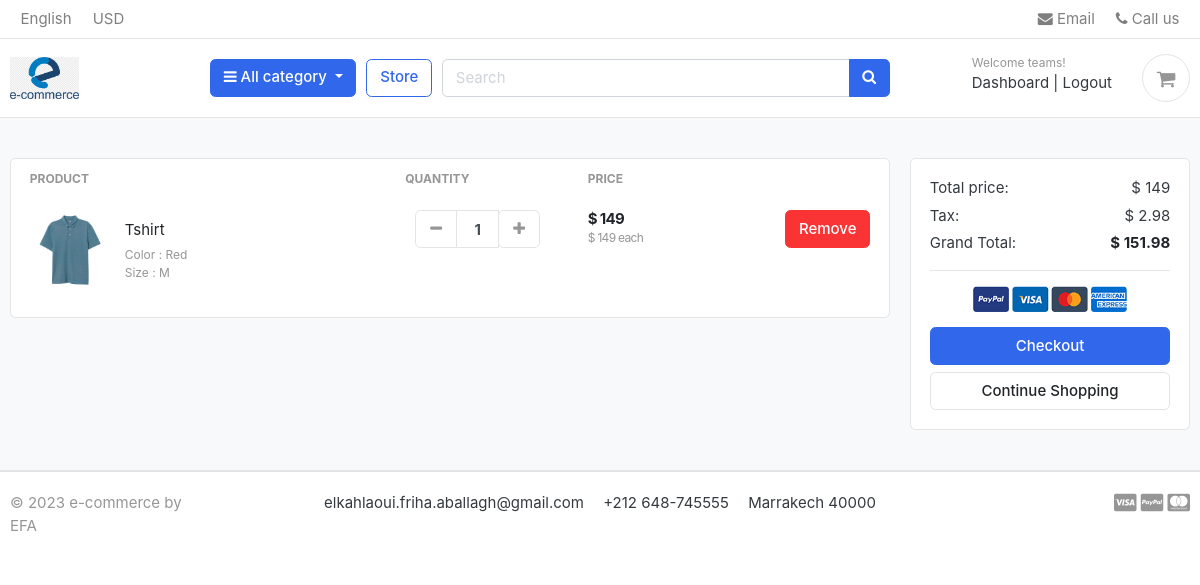
Screenshot of /cart/ (signed in) with the database file from the repository.
### accounts/models.py (models this page shows, shortened)
class Account(AbstractBaseUser):
    first_name      = models.CharField(max_length=50)
    last_name       = models.CharField(max_length=50)
    username        = models.CharField(max_length=50, unique=True)
    email           = models.EmailField(max_length=100, unique=True)
    phone_number    = models.CharField(max_length=50)
    date_joined     = models.DateTimeField(auto_now_add=True)
    last_login      = models.DateTimeField(auto_now_add=True)
    is_admin        = models.BooleanField(default=False)
    is_staff        = models.BooleanField(default=False)
    is_active        = models.BooleanField(default=False)
    is_superadmin        = models.BooleanField(default=False)
    USERNAME_FIELD = 'email'
    REQUIRED_FIELDS = ['username', 'first_name', 'last_name']
    objects = MyAccountManager()

### carts/models.py (models this page shows, shortened)
class CartItem(models.Model):
    user = models.ForeignKey(Account, on_delete=models.CASCADE, null=True)
    product = models.ForeignKey(Product, on_delete=models.CASCADE)
    variations = models.ManyToManyField(Variation, blank=True)
    cart    = models.ForeignKey(Cart, on_delete=models.CASCADE, null=True)
    quantity = models.IntegerField()
    is_active = models.BooleanField(default=True)
    def sub_total(self):
        return self.product.price * self.quantity

### store/models.py (models this page shows, shortened)
class Product(models.Model):
    product_name    = models.CharField(max_length=200, unique=True)
    slug            = models.SlugField(max_length=200, unique=True)
    description     = models.TextField(max_length=500, blank=True)
    price           = models.IntegerField()
    images          = models.ImageField(upload_to='photos/products')
    stock           = models.IntegerField()
    is_available    = models.BooleanField(default=True)
    category        = models.ForeignKey(Category, on_delete=models.CASCADE)
    created_date    = models.DateTimeField(auto_now_add=True)
    modified_date   = models.DateTimeField(auto_now=True)
    def get_url(self):
        return reverse('product_detail', args=[self.category.slug, self.slug])

class Variation(models.Model):
    product = models.ForeignKey(Product, on_delete=models.CASCADE)
    variation_category = models.CharField(max_length=100, choices=variation_category_choice)
    variation_value     = models.CharField(max_length=100)
    is_active           = models.BooleanField(default=True)
    created_date        = models.DateTimeField(auto_now=True)
    objects = VariationManager()

### carts/views.py (the view)
# urls.py: path('cart/', include('carts.urls')),
def cart(request, total=0, quantity=0, cart_items=None):
    try:
        tax = 0
        grand_total = 0
        if request.user.is_authenticated:
            cart_items = CartItem.objects.filter(user=request.user, is_active=True)
        else:
            cart = Cart.objects.get(cart_id=_cart_id(request))
            cart_items = CartItem.objects.filter(cart=cart, is_active=True)
        for cart_item in cart_items:
            total += (cart_item.product.price * cart_item.quantity)
            quantity += cart_item.quantity
        tax = (2 * total)/100
        grand_total = total + tax
    except ObjectDoesNotExist:
        pass #just ignore
    context = {
        'total': total,
        'quantity': quantity,
        'cart_items': cart_items,
        'tax'       : tax,
        'grand_total': grand_total,
    }
    return render(request, 'store/cart.html', context)

### templates/store/cart.html (shortened to what this page needs)
{% extends 'base.html' %}
{% load static %}
{% block content %}
<section class="section-content padding-y bg">
<div class="container">
{% if not cart_items %}
	<h2 class="text-center">Your Shopping Cart is Empty</h2>
	<br>
	<div class="text-center">
		<a href="{% url 'store' %}" class="btn btn-primary">Continue Shopping</a>
	</div>
{% else %}
<div class="row">
	<aside class="col-lg-9">
<div class="card">
<table class="table table-borderless table-shopping-cart">
<thead class="text-muted">
<tr class="small text-uppercase">
  <th scope="col">Product</th>
  <th scope="col" width="120">Quantity</th>
  <th scope="col" width="120">Price</th>
  <th scope="col" class="text-right" width="200"> </th>
</tr>
</thead>
<tbody>
{% for cart_item in cart_items %}
<tr>
	<td>
		<figure class="itemside align-items-center">
			<div class="aside"><img src="{{ cart_item.product.images.url }}" class="img-sm"></div>
			<figcaption class="info">
				<a href="{{ cart_item.product.get_url }}" class="title text-dark">{{ cart_item.product.product_name }}</a>
				<p class="text-muted small">
					{% if cart_item.variations.all %}
						{% for item in cart_item.variations.all %}
							{{ item.variation_category | capfirst }} : {{ item.variation_value | capfirst }} <br>
						{% endfor %}
					{% endif %}
				</p>
			</figcaption>
		</figure>
	</td>
	<td>
					<div class="col">
						<div class="input-group input-spinner">
							<div class="input-group-prepend">
							<a href="{% url 'remove_cart' cart_item.product.id cart_item.id %}" class="btn btn-light" type="button" id="button-plus"> <i class="fa fa-minus"></i> </a>
							</div>
							<input type="text" class="form-control"  value="{{ cart_item.quantity }}">
							<div class="input-group-append">
								<form action="{% url 'add_cart' cart_item.product.id %}" method="POST">
									<button class="btn btn-light" type="submit" id="button-minus"> <i class="fa fa-plus"></i> </button>
								</form>
							</div>
						</div>
					</div>
	</td>
	<td>
		<div class="price-wrap">
			<var class="price">$ {{ cart_item.sub_total }}</var>
			<small class="text-muted"> $ {{ cart_item.product.price }} each </small>
		</div>
	</td>
	<td class="text-right">
	<a href="{% url 'remove_cart_item' cart_item.product.id cart_item.id %}" onclick="return confirm('Are you sure you want to delete this item?')" class="btn btn-danger"> Remove</a>
	</td>
</tr>
{% endfor %}
</tbody>
</table>
</div>
	</aside>
	<aside class="col-lg-3">
		<div class="card">
		<div class="card-body">
			<dl class="dlist-align">
			  <dt>Total price:</dt>
			  <dd class="text-right">$ {{total}}</dd>
			</dl>
			<dl class="dlist-align">
			  <dt>Tax:</dt>
			  <dd class="text-right"> $ {{tax}}</dd>
			</dl>
			<dl class="dlist-align">
			  <dt>Grand Total:</dt>
			  <dd class="text-right text-dark b"><strong>$ {{grand_total}}</strong></dd>
			</dl>
			<hr>
			<p class="text-center mb-3">
				<img src="{% static './images/misc/payments.png' %}" height="26">
			</p>
			<a href="{% url 'checkout' %}" class="btn btn-primary btn-block"> Checkout </a>
			<a href="{% url 'store' %}" class="btn btn-light btn-block">Continue Shopping</a>
		</div>
		</div>
</aside>
</div>
{% endif %}
</div>
</section>
{% endblock %}

### templates/includes/navbar.html (shortened to what this page needs)
{% load static %}
<header class="section-header">
<nav class="navbar p-md-0 navbar-expand-sm navbar-light border-bottom">
<div class="container">
  <div class="collapse navbar-collapse" id="navbarTop4">
    <ul class="navbar-nav mr-auto">
      <li class="nav-item dropdown">
      <a href="#" class="nav-link">   English </a>
    </li>
    <li class="nav-item dropdown">
      <a href="#" class="nav-link"> USD </a>
    </li>
    </ul>
    <ul class="navbar-nav">
    <li><a href="mailto:elkahlaoui.friha.aballagh@gmail.com" class="nav-link"> <i class="fa fa-envelope"></i> Email </a></li>
    <li><a href="tel:+212648745555" class="nav-link"> <i class="fa fa-phone"></i> Call us </a></li>
  </ul>
  </div>
</div>
</nav>
<section class="header-main border-bottom">
  <div class="container">
<div class="row align-items-center">
  <div class="col-lg-2 col-md-3 col-6">
    <a href="{% url 'home' %}" class="brand-wrap">
      <img class="logo" src="{% static './images/logo1.png' %}">
    </a>
  </div>
  <div class="col-lg col-sm col-md col-6 flex-grow-0">
    <div class="category-wrap dropdown d-inline-block float-right">
      <button type="button" class="btn btn-primary dropdown-toggle" data-toggle="dropdown">
        <i class="fa fa-bars"></i> All category
      </button>
    </div>
  </div>
  <a href="{% url 'store' %}" class="btn btn-outline-primary">Store</a>
  <div class="col-lg  col-md-6 col-sm-12 col">
    <form action="{% url 'search' %}" class="search" method='GET'>
      <div class="input-group w-100">
          <input type="text" class="form-control" style="width:60%;" placeholder="Search" name="keyword">
          <div class="input-group-append">
            <button class="btn btn-primary" type="submit">
              <i class="fa fa-search"></i>
            </button>
          </div>
        </div>
    </form>
  </div>
  <div class="col-lg-3 col-sm-6 col-8 order-2 order-lg-3">
        <div class="d-flex justify-content-end mb-3 mb-lg-0">
          {% if user.id is None %}
          <div class="widget-header">
            <small class="title text-muted">Welcome guest!</small>
            <div>
              <a href="{% url 'login' %}">Sign in</a> <span class="dark-transp"> | </span>
              <a href="{% url 'register' %}"> Register</a>
            </div>
          </div>
          {% else %}
          <div class="widget-header">
            <small class="title text-muted">Welcome {{user.first_name}}!</small>
            <div>
              <a href="{% url 'dashboard' %}">Dashboard</a> <span class="dark-transp"> | </span>
              <a href="{% url 'logout' %}"> Logout</a>
            </div>
          </div>
          {% endif %}
          <a href="{% url 'cart' %}" class="widget-header pl-3 ml-3">
            <div class="icon icon-sm rounded-circle border"><i class="fa fa-shopping-cart"></i></div>
          </a>
        </div>
      </div>
</div>
  </div>
</section>
</header>

### static/css/ui.css (style rules this page uses)
html { font-family: "Inter", sans-serif; font-size: 15px; }
.price-wrap { letter-spacing: -0.7px; }
.icon-xs, .icon-sm, .icon-md, .icon-lg { display: inline-block; text-align: center; flex-shrink: 0; flex-grow: 0; }
.icon-sm { width: 48px; height: 48px; line-height: 48px !important; font-size: 20px; }
.img-xs, .img-sm, .img-md, .img-lg { -o-object-fit: cover; object-fit: cover; flex-shrink: 0; flex-grow: 0; }
.img-sm { width: 80px; height: 80px; }
.padding-y { padding-top: 40px; padding-bottom: 40px; }
var { font-style: normal; }
figure { margin-bottom: 0; }
.bg { background-color: #f8f9fa; }
.b { font-weight: 600; }
p:last-child { margin-bottom: 0; }
.header-main { position: relative; padding-top: 1rem; padding-bottom: 1rem; }
.brand-wrap .logo, .navbar-brand .logo { margin-right: 7px; max-height: 42px; display: inline-block; }
.widget-header { display: inline-block; vertical-align: middle; position: relative; }
.widget-header a { color: #343a40; }
.widget-header i { color: #969696; }
.widget-header .title { display: block; }
.btn-light { background-color: #fff; border-color: #e4e4e4; }
.btn-light i { color: #969696; }
.itemside { position: relative; display: flex; width: 100%; }
.itemside .aside { position: relative; flex-shrink: 0; }
.itemside .info { padding-left: 15px; padding-right: 7px; }
.itemside p { margin-bottom: 0; }
.itemside .title { display: block; margin-bottom: 5px; color: #212529; }
[class*=dlist-] { margin-bottom: 5px; }
[class*=dlist-] dd { margin-bottom: 0; }
.dlist-align { display: flex; }
.dlist-align dt { width: 150px; word-wrap: break-word; font-weight: normal; }
.dlist-align dd { flex-grow: 1; }
.price { font-weight: 600; color: #212529; }
.input-spinner { width: 125px; flex-wrap: nowrap; display: inline-flex; vertical-align: middle; }
.input-spinner input.form-control { text-align: center; max-width: 46px; font-weight: bold; flex-basis: 46px; border-color: #e4e4e4; flex-grow: 0; }
.input-spinner .btn { width: 42px; text-align: center; padding-left: 0.5rem; padding-right: 0.5rem; }
.table-shopping-cart.table td, .table-shopping-cart.table th { padding-left: 1.25rem; padding-right: 1.25rem; }
.table-shopping-cart .price-wrap { line-height: 1.2; }
.table-shopping-cart .price { font-weight: bold; margin-right: 5px; display: block; }

### rows the page displays
Account: first_name "teams"
CartItem: product.images (picture), product.product_name "Tshirt", quantity "1", sub_total "149", product.price "149"
Variation: variation_category "Color", variation_value "Red"
Variation: variation_category "Size", variation_value "M"

### other values shown
{{ total }} "149"
{{ tax }} "2.98"
{{ grand_total }} "151.98"
